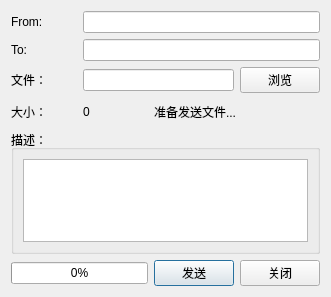
<?xml version="1.0" encoding="UTF-8"?>
<ui version="4.0">
 <class>FileTransDialog</class>
 <widget class="QDialog" name="FileTransDialog">
  <property name="geometry">
   <rect>
    <x>0</x>
    <y>0</y>
    <width>331</width>
    <height>297</height>
   </rect>
  </property>
  <property name="windowTitle">
   <string>发送文件</string>
  </property>
  <layout class="QGridLayout" name="gridLayout">
   <item row="0" column="0">
    <widget class="QLabel" name="label_2">
     <property name="text">
      <string>From:</string>
     </property>
     <property name="buddy">
      <cstring>fromEdit</cstring>
     </property>
    </widget>
   </item>
   <item row="0" column="1" colspan="3">
    <widget class="QLineEdit" name="fromEdit">
     <property name="readOnly">
      <bool>true</bool>
     </property>
    </widget>
   </item>
   <item row="1" column="0">
    <widget class="QLabel" name="label">
     <property name="text">
      <string>To:</string>
     </property>
     <property name="buddy">
      <cstring>toEdit</cstring>
     </property>
    </widget>
   </item>
   <item row="1" column="1" colspan="3">
    <widget class="QLineEdit" name="toEdit"/>
   </item>
   <item row="2" column="0">
    <widget class="QLabel" name="label_4">
     <property name="text">
      <string>文件：</string>
     </property>
     <property name="buddy">
      <cstring>fileEdit</cstring>
     </property>
    </widget>
   </item>
   <item row="2" column="1" colspan="2">
    <widget class="QLineEdit" name="fileEdit"/>
   </item>
   <item row="2" column="3">
    <widget class="QPushButton" name="browseButton">
     <property name="text">
      <string>浏览</string>
     </property>
    </widget>
   </item>
   <item row="3" column="0">
    <widget class="QLabel" name="label_3">
     <property name="text">
      <string>大小：</string>
     </property>
    </widget>
   </item>
   <item row="3" column="1">
    <widget class="QLabel" name="sizeLabel">
     <property name="text">
      <string>0</string>
     </property>
    </widget>
   </item>
   <item row="4" column="0" colspan="4">
    <widget class="QGroupBox" name="groupBox">
     <property name="maximumSize">
      <size>
       <width>313</width>
       <height>124</height>
      </size>
     </property>
     <property name="title">
      <string>描述：</string>
     </property>
     <layout class="QVBoxLayout" name="verticalLayout">
      <item>
       <widget class="QPlainTextEdit" name="descriptionEdit"/>
      </item>
     </layout>
    </widget>
   </item>
   <item row="5" column="0" colspan="2">
    <widget class="QProgressBar" name="progressBar">
     <property name="value">
      <number>0</number>
     </property>
    </widget>
   </item>
   <item row="3" column="2" colspan="2">
    <widget class="QLabel" name="statusLabel">
     <property name="text">
      <string>准备发送文件...</string>
     </property>
    </widget>
   </item>
   <item row="5" column="2">
    <widget class="QPushButton" name="sendButton">
     <property name="text">
      <string>发送</string>
     </property>
     <property name="default">
      <bool>true</bool>
     </property>
    </widget>
   </item>
   <item row="5" column="3">
    <widget class="QPushButton" name="closeButton">
     <property name="text">
      <string>关闭</string>
     </property>
    </widget>
   </item>
  </layout>
 </widget>
 <resources/>
 <connections/>
</ui>
